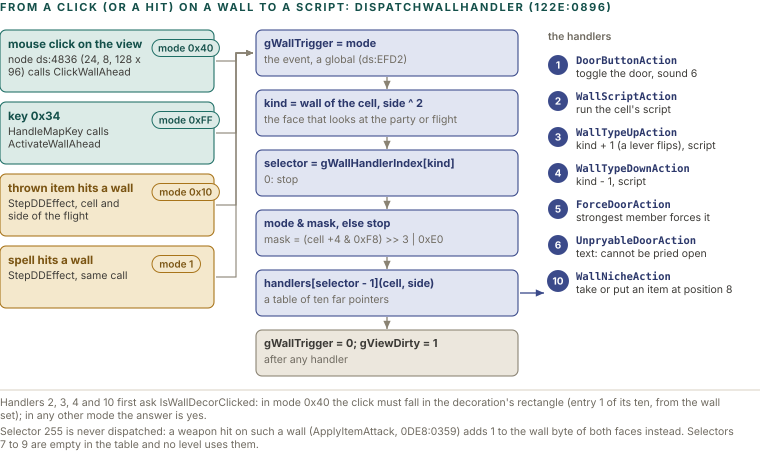

Python code for this plot:
import sys; sys.path.insert(0, '.')
from figlib import *

c = Canvas(760, 472)
c.section(0, 11, "FROM A CLICK (OR A HIT) ON A WALL TO A SCRIPT: DispatchWallHandler (122E:0896)")
# left: events
ev = [
    ("teal", "mouse click on the view", "node ds:4836 (24, 8, 128 x 96) calls ClickWallAhead", "0x40"),
    ("teal", "key 0x34", "HandleMapKey calls ActivateWallAhead", "0xFF"),
    ("ochre", "thrown item hits a wall", "StepDDEffect, cell and side of the flight", "0x10"),
    ("ochre", "spell hits a wall", "StepDDEffect, same call", "1"),
]
EX, EW, EH = 0, 214, 62
for i, (k, t, b, m) in enumerate(ev):
    y = 30 + i * (EH + 10)
    c.rect(EX, y, EW, EH, fill=PAL[k][2], stroke=PAL[k][1], sw=1.1, rx=6)
    c.text(EX + 8, y + 18, t, size=11.5, weight=700, color=PAL[k][0])
    yy = y + 33
    for l in wrap(b, EW - 80, 10.5):
        c.text(EX + 8, yy, l, size=10.5, color=INK2)
        yy += 12.5
    c.pill(EX + EW - 62, y + 18, "mode " + m, k, size=10, mono=False)
# centre chain
CX, CW = 256, 262
steps = [
    ("navy", "gWallTrigger = mode", "the event, a global (ds:EFD2)"),
    ("navy", "kind = wall of the cell, side ^ 2", "the face that looks at the party or flight"),
    ("navy", "selector = gWallHandlerIndex[kind]", "0: stop"),
    ("navy", "mode & mask, else stop", "mask = (cell +4 & 0xF8) >> 3 | 0xE0"),
    ("navy", "handlers[selector - 1](cell, side)", "a table of ten far pointers"),
    ("grey", "gWallTrigger = 0; gViewDirty = 1", "after any handler"),
]
SH = 46
for i, (k, t, b) in enumerate(steps):
    y = 30 + i * (SH + 14)
    c.rect(CX, y, CW, SH, fill=PAL[k][2], stroke=PAL[k][1], sw=1.1, rx=6)
    lines = wrap(t, CW - 14, 11, mono=False, weight=700)
    c.text(CX + 8, y + 17, lines[0], size=11, weight=700, color=PAL[k][0])
    if len(lines) > 1:
        c.text(CX + 8, y + 30, lines[1], size=11, weight=700, color=PAL[k][0])
        c.text(CX + 8, y + 42, b, size=10, color=MUTED)
    else:
        c.text(CX + 8, y + 33, b, size=10.5, color=MUTED)
    if i < len(steps) - 1:
        c.arrow([(CX + CW / 2, y + SH + 1), (CX + CW / 2, y + SH + 13)], color=GREY)
for i in range(4):
    y = 30 + i * (EH + 10) + EH / 2
    c.arrow([(EX + EW + 2, y), (CX - 3, 30 + 23 if False else 30 + 23)] if False else [(EX + EW + 2, y), (EX + EW + 22, y), (EX + EW + 22, 53), (CX - 3, 53)], color=GREY, sw=1.1)
# right: handlers
HX, HW = 548, 212
c.text(HX, 40, "the handlers", size=10.5, color=MUTED, weight=600)
hs = [
    ("1", "DoorButtonAction", "toggle the door, sound 6"),
    ("2", "WallScriptAction", "run the cell's script"),
    ("3", "WallTypeUpAction", "kind + 1 (a lever flips), script"),
    ("4", "WallTypeDownAction", "kind - 1, script"),
    ("5", "ForceDoorAction", "strongest member forces it"),
    ("6", "UnpryableDoorAction", "text: cannot be pried open"),
    ("10", "WallNicheAction", "take or put an item at position 8"),
]
yy = 56
for n, f, d in hs:
    c.badge(HX + 10, yy + 9, n, "navy", r=10 if len(n) == 1 else 11, size=10)
    c.text(HX + 28, yy + 8, f, size=10.5, weight=700, color=PAL["navy"][0], mono=True)
    c.text(HX + 28, yy + 21, d, size=10.5, color=INK2)
    yy += 36
c.arrow([(CX + CW + 2, 30 + 4 * (SH + 14) + SH / 2), (HX - 4, 30 + 4 * (SH + 14) + SH / 2)], color=SOLID["navy"])
# bottom notes
ny = 30 + 6 * (SH + 14) + 6
c.line(0, ny - 6, 760, ny - 6, stroke=RULE)
notes = [
    "Handlers 2, 3, 4 and 10 first ask IsWallDecorClicked: in mode 0x40 the click must fall in the decoration's rectangle (entry 1 of its ten, from the wall set); in any other mode the answer is yes.",
    "Selector 255 is never dispatched: a weapon hit on such a wall (ApplyItemAttack, 0DE8:0359) adds 1 to the wall byte of both faces instead. Selectors 7 to 9 are empty in the table and no level uses them.",
]
for t in notes:
    for l in wrap(t, 740, 10.5):
        c.text(0, ny + 10, l, size=10.5, color=MUTED)
        ny += 13
    ny += 3
c.save("figs/wld_click.svg")
